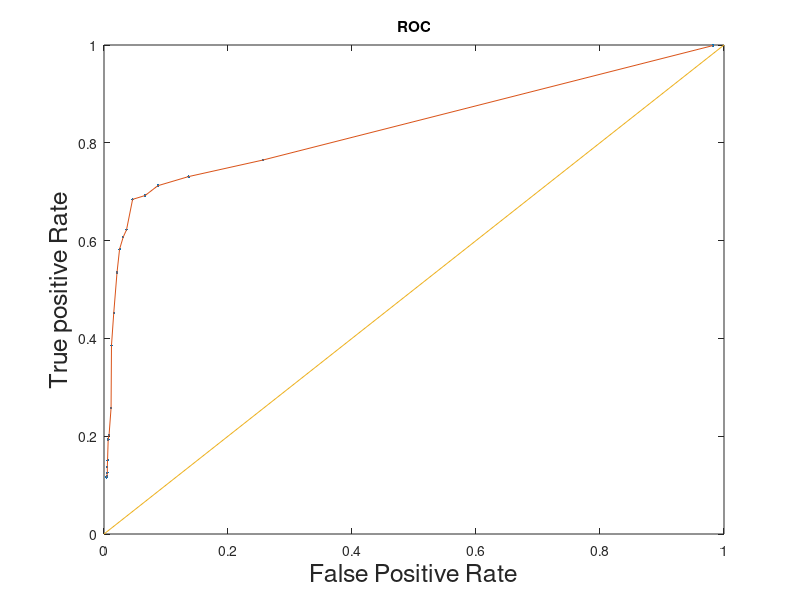

Recreate this plot in MATLAB.
close all;
clear all;

count = 1
count2 = 1;
TP = 10 ; % this is the number of POSTIVES
s2 = 0.05;
% stopping rule : when we can't reduce the RSS by more than 1%
% threshold = 0.01;

%%%%%%%% Define HRF %%%%%%%%%%
tau1=6;
tau2=16;

h = inline('t.^(tau1-1).*exp(-t)/gamma(tau1) - 0.16*t.^(tau2-1).*exp(-t)/gamma(tau2)','tau1','tau2','t');
T = 200;
t = [0:2:2*T-2]';
hh = h(tau1,tau2,t);   hh = hh - mean(hh); hh = hh/norm(hh);
H = toeplitz( [hh(1); zeros(T-1,1)], hh')';  %  *** there was a transpose missing here !  I don't agree lets talk about this next meeting ***
TP = 20;
% for s2 = 0:0.02:0.5  % iterate over noise level
% for TP = 1:20   % iterate over number of events in series


for threshold =  0.0001:0.005:0.1
    for count=1:50

        %%%%%% Define the event sequence %%%%%%%%%
        x=zeros(T,1);
        % note that I'm sticking in a long activation period too.
        onsets = (T-15)* rand(TP,1) +1;
        x(round(onsets)) = 1;
        % x([10,30:50,60, 70, 90, 120, 140, 150:170])=1;

        %%%%%%%%%%%%%%%%%%%%%%%%%%%%%%%%%%%%%%%%%%%

        % The fMRI signal y = Hx + n
        % s2=0.5;  % I'm seeing a lot of sensitivity to noise...

        n = sqrt(s2)*randn(T,1);
        y = H*x + n;


        %%%%%%%% Start Matching pursuit %%%%%%%%%%
        res = y;
        xhat = zeros(T,1);


        improvement = 1;
        old_RSS = 0;
        Nevs = 0;
        while improvement > threshold     % We need to find a way to pick this number
            C = H'*res;
            [g,ind] = max(abs(C));
            xhat(ind) = xhat(ind) + C(ind);
			res = y - H*xhat;

            % check to see that the detected events made a difference.
            RSS = sum(res.^2);
            improvement = abs(old_RSS-RSS)/old_RSS;
            old_RSS = RSS;
            Nevs = Nevs+1;
        end

        allNevs(count) = Nevs;

        %Display HRF %
        %figure(1); set(gca,'Fontsize',12);
        %plot(t,hh); xlabel('t [s]','Fontsize',20); ylabel('AU','Fontsize',20); title('HRF','Fontsize',20);
        %Display the fMRI signal
        %figure(3); set(gca,'Fontsize',12);
        %
        %     plot(t,y,'k'); xlabel('t [s]','Fontsize',20); ylabel('AU','Fontsize',20); title('fMRI signal','Fontsize',20);
        %     hold on
        %     %why doesn't the signal return to baseline???
        %     stem(t,x); xlabel('t [s]','Fontsize',12); ylabel('AU','Fontsize',20); title('Estimated event sequence','Fontsize',20);
        %     stem(t,xhat, '--r'); xlabel('t [s]','Fontsize',12); ylabel('AU','Fontsize',20); title('Estimated event sequence','Fontsize',20);
        %     drawnow
        %     hold off
        
        TPind=find(x==1); 
        TNind=find(x==0);

        TPR(count) = sum(x(TPind) & xhat(TPind)) / length(TPind); % True positive rate
        FPR(count) = sum(~x(TNind) & xhat(TNind)) / length(TNind); % False positive rate
        


    end
    mTPR(count2) = mean(TPR);
    mFPR(count2) = mean(FPR);
    count2 = count2+1;
end
% ROC curve
figure; plot( mFPR, mTPR,'.', mFPR,mTPR); axis([0 1 0 1]);
line([0 1], [0 1])
title('ROC'); xlabel('False Positive Rate','Fontsize',18); ylabel('True positive Rate','Fontsize',18);